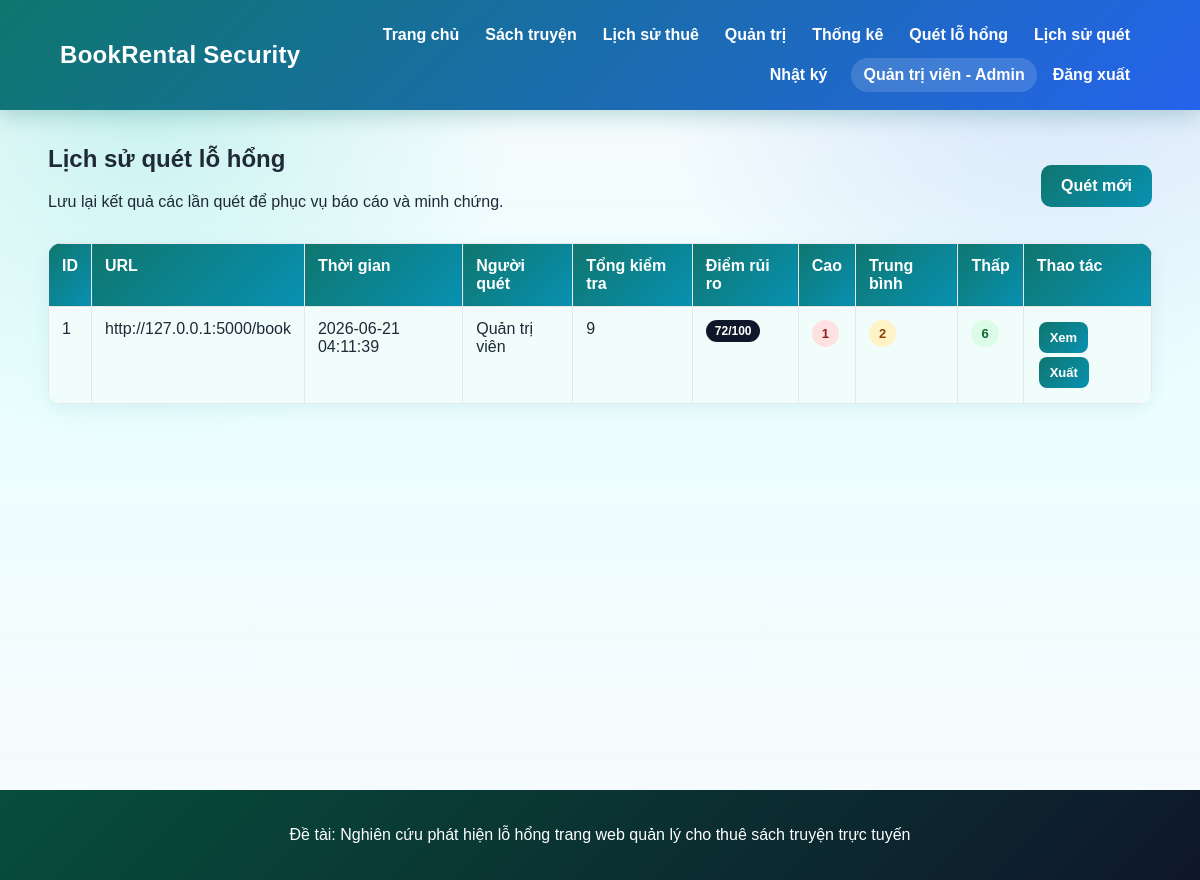
Page /scan-history (signed in) on the committed database.
### tables this page shows
CREATE TABLE users (
            id INTEGER PRIMARY KEY AUTOINCREMENT,
            fullname TEXT NOT NULL,
            username TEXT UNIQUE NOT NULL,
            password TEXT NOT NULL,
            role TEXT NOT NULL DEFAULT 'customer',
            created_at TEXT DEFAULT CURRENT_TIMESTAMP,
            last_login TEXT
        );

CREATE TABLE scan_history (
            id INTEGER PRIMARY KEY AUTOINCREMENT,
            url TEXT NOT NULL,
            scanned_at TEXT NOT NULL,
            total INTEGER NOT NULL,
            high_count INTEGER NOT NULL,
            medium_count INTEGER NOT NULL,
            low_count INTEGER NOT NULL,
            risk_score INTEGER DEFAULT 0,
            results_json TEXT NOT NULL,
            created_by INTEGER,
            FOREIGN KEY(created_by) REFERENCES users(id)
        );

### app.py (the view)
@app.route("/scan-history")
@permission_required("security_scan")
def scan_history():
    conn = get_db()
    histories = conn.execute(
        """
        SELECT scan_history.*, users.fullname
        FROM scan_history
        LEFT JOIN users ON scan_history.created_by = users.id
        ORDER BY scan_history.id DESC
        LIMIT 100
        """
    ).fetchall()
    conn.close()
    return render_template("scan_history.html", histories=histories)

### app.py (called while the page is built)
def get_db():
    conn = sqlite3.connect(DATABASE)
    conn.row_factory = sqlite3.Row
    return conn

def role_required(*allowed_roles):
    def decorator(view_func):
        @wraps(view_func)
        def wrapper(*args, **kwargs):
            if "user_id" not in session:
                flash("Bạn cần đăng nhập để sử dụng chức năng này.")
                return redirect(url_for("login"))
            if session.get("role") not in allowed_roles:
                flash("Bạn không có quyền truy cập chức năng này.")
                return redirect(url_for("index"))
            return view_func(*args, **kwargs)
        return wrapper
    return decorator

@app.context_processor
def inject_permissions():
    role = session.get("role")
    return {
        "roles": ROLES,
        "can_manage_books": role in PERMISSIONS["manage_books"],
        "can_manage_rentals": role in PERMISSIONS["manage_rentals"],
        "can_manage_users": role in PERMISSIONS["manage_users"],
        "can_security_scan": role in PERMISSIONS["security_scan"],
    }

### templates/scan_history.html
{% extends "base.html" %}
{% block content %}
<div class="page-title">
    <div>
        <h2>Lịch sử quét lỗ hổng</h2>
        <p>Lưu lại kết quả các lần quét để phục vụ báo cáo và minh chứng.</p>
    </div>
    <a class="btn" href="{{ url_for('security_scan') }}">Quét mới</a>
</div>
<table>
    <tr>
        <th>ID</th>
        <th>URL</th>
        <th>Thời gian</th>
        <th>Người quét</th>
        <th>Tổng kiểm tra</th>
        <th>Điểm rủi ro</th>
        <th>Cao</th>
        <th>Trung bình</th>
        <th>Thấp</th>
        <th>Thao tác</th>
    </tr>
    {% for item in histories %}
    <tr>
        <td>{{ item.id }}</td>
        <td>{{ item.url }}</td>
        <td>{{ item.scanned_at }}</td>
        <td>{{ item.fullname or 'Không rõ' }}</td>
        <td>{{ item.total }}</td>
        <td><span class="risk-score small">{{ item.risk_score }}/100</span></td>
        <td><span class="level-pill danger-level">{{ item.high_count }}</span></td>
        <td><span class="level-pill warning-level">{{ item.medium_count }}</span></td>
        <td><span class="level-pill safe-level">{{ item.low_count }}</span></td>
        <td>
            <a class="btn-small" href="{{ url_for('scan_detail', history_id=item.id) }}">Xem</a>
            <a class="btn-small" href="{{ url_for('export_scan', history_id=item.id) }}">Xuất</a>
        </td>
    </tr>
    {% else %}
    <tr><td colspan="10">Chưa có lịch sử quét.</td></tr>
    {% endfor %}
</table>
{% endblock %}

### templates/base.html (shortened to what this page needs)
<!DOCTYPE html>
<html lang="vi">
<head>
    <link rel="stylesheet" href="{{ url_for('static', filename='style.css') }}">
</head>
<body>
<header>
    <div class="logo">BookRental Security</div>
    <nav>
        <a href="{{ url_for('index') }}">Trang chủ</a>
        <a href="{{ url_for('books') }}">Sách truyện</a>
        {% if session.get("user_id") %}
            <a href="{{ url_for('my_rentals') }}">Lịch sử thuê</a>
            {% if can_manage_rentals %}
                <a href="{{ url_for('admin') }}">Quản trị</a>
                <a href="{{ url_for('analytics') }}">Thống kê</a>
            {% endif %}
            {% if can_security_scan %}
                <a href="{{ url_for('security_scan') }}">Quét lỗ hổng</a>
                <a href="{{ url_for('scan_history') }}">Lịch sử quét</a>
            {% endif %}
            {% if can_manage_users %}
                <a href="{{ url_for('audit_logs') }}">Nhật ký</a>
            {% endif %}
            <span class="user-badge">{{ session.get("fullname") }} - {{ roles.get(session.get("role"), session.get("role")) }}</span>
            <a href="{{ url_for('logout') }}">Đăng xuất</a>
        {% else %}
            <a href="{{ url_for('login') }}">Đăng nhập</a>
            <a href="{{ url_for('register') }}">Đăng ký</a>
        {% endif %}
    </nav>
</header>
<main>
    {% block content %}{% endblock %}
</main>
<footer>
    <p>Đề tài: Nghiên cứu phát hiện lỗ hổng trang web quản lý cho thuê sách truyện trực tuyến</p>
</footer>
</body>
</html>

### static/style.css (style rules this page uses)
* { box-sizing: border-box; }
:root { --primary: #0f766e; --primary-dark: #115e59; --primary-light: #ccfbf1; --secondary: #2563eb; --bg: #f0fdfa; --card: #ffffff; --text: #1f2937; --muted: #6b7280; --border: #d1fae5; --danger: #dc2626; --warning: #f59e0b; --safe: #16a34a; --shadow: 0 10px 25px rgba(15, 118, 110, 0.12); }
body { margin: 0; font-family: Arial, sans-serif; background: linear-gradient(180deg, #ecfeff, #f0fdfa); color: var(--text); }
header { background: linear-gradient(135deg, #0f766e, #2563eb); color: white; padding: 18px 60px; display: flex; justify-content: space-between; align-items: center; box-shadow: 0 6px 20px rgba(15, 118, 110, 0.25); position: sticky; top: 0; z-index: 100; }
.logo { font-size: 24px; font-weight: bold; letter-spacing: 0.3px; white-space: nowrap; }
nav { display: flex; align-items: center; flex-wrap: wrap; justify-content: flex-end; gap: 6px; }
nav a { color: white; text-decoration: none; font-weight: bold; padding: 8px 10px; border-radius: 8px; transition: 0.2s; }
main { width: 1180px; max-width: 92%; margin: 35px auto; min-height: 600px; }
.btn, button { display: inline-block; background: linear-gradient(135deg, #0f766e, #0891b2); color: white; padding: 12px 20px; border-radius: 10px; text-decoration: none; border: none; cursor: pointer; font-weight: bold; transition: 0.2s; }
.page-title, .section-heading, .scan-summary, .result-title { display: flex; align-items: center; justify-content: space-between; gap: 18px; }
.page-title h2, .page-title p, .section-heading h3 { margin-top: 0; }
table { width: 100%; border-collapse: collapse; background: white; margin-top: 16px; border-radius: 14px; overflow: hidden; box-shadow: 0 6px 18px rgba(15, 118, 110, 0.08); }
table th, table td { padding: 13px; border: 1px solid #e5e7eb; text-align: left; vertical-align: top; }
table th { background: linear-gradient(135deg, #0f766e, #0891b2); color: white; }
table tr:nth-child(even) { background: #f0fdfa; }
.btn-small { display: inline-block; background: linear-gradient(135deg, #0f766e, #0891b2); color: white; padding: 8px 11px; border-radius: 8px; text-decoration: none; margin: 2px; font-size: 13px; font-weight: bold; }
.level-pill, .status-badge { display: inline-block; padding: 6px 10px; border-radius: 999px; font-size: 13px; font-weight: bold; }
.danger-level { background: #fee2e2; color: #991b1b; }
.warning-level { background: #fef3c7; color: #92400e; }
.safe-level { background: #dcfce7; color: #166534; }
.user-badge { margin-left: 8px; padding: 8px 12px; border-radius: 999px; background: rgba(255, 255, 255, 0.14); color: #ffffff; font-weight: 700; }
footer { background: linear-gradient(135deg, #064e3b, #0f172a); color: white; text-align: center; padding: 20px; margin-top: 45px; }
body { background: radial-gradient(circle at 12% 10%, rgba(45, 212, 191, 0.22), transparent 28%), radial-gradient(circle at 88% 0%, rgba(37, 99, 235, 0.16), transparent 30%), linear-gradient(180deg, #f8fafc, #ecfeff 45%, #f8fafc); }
header { backdrop-filter: blur(14px); }
.risk-score { display: inline-flex; align-items: center; justify-content: center; padding: 7px 12px; border-radius: 999px; background: #0f172a; color: #fff; font-weight: 700; font-size: 13px; white-space: nowrap; }
.risk-score.small { padding: 4px 9px; font-size: 12px; }
table td, table th { vertical-align: top; }

### rows in the picture
users: get "Quản trị viên"
scan_history: id "1", url "http://127.0.0.1:5000/book", scanned_at "2026-06-21 04:11:39", fullname "Quản trị viên", total "9", risk_score "72", high_count "1", medium_count "2", low_count "6"

### other values in the picture
{{ roles.get(session.get("role"), session.get("role")) }} "Admin"
